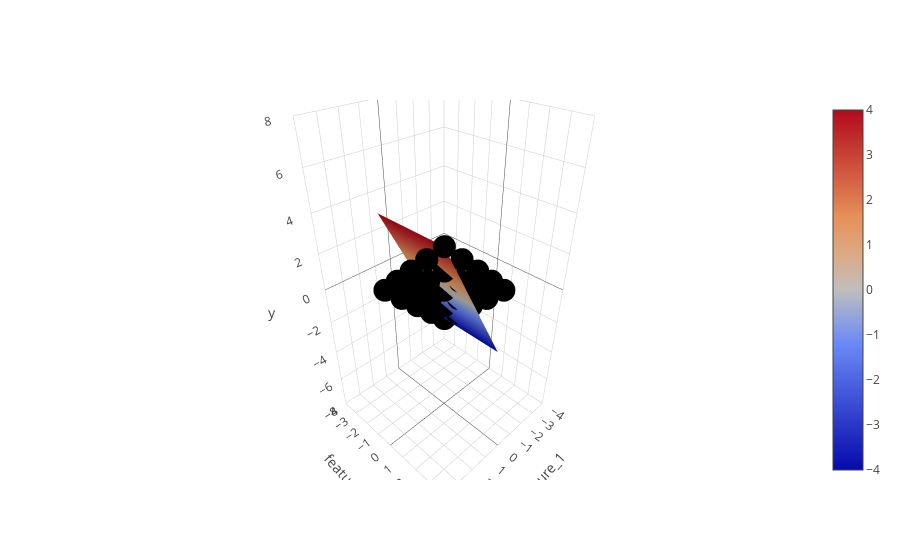

Notebook code cell kept with this figure:
### Code cell
generate_plot(1,1)

### Figure 1 — Plotly figure (JSON) as saved in the notebook; plotly's stock layout.template omitted (floating-point values rounded to 4 significant figures)
{"data": [{"mode": "markers", "type": "scatter3d", "x": [-2, -2, -2, -2, -2, -1, -1, -1, -1, -1, 0, 0, 0, 0, 0, 1, 1, 1, 1, 1, 2, 2, 2, 2, 2], "y": [-2, -1, 0, 1, 2, -2, -1, 0, 1, 2, -2, -1, 0, 1, 2, -2, -1, 0, 1, 2, -2, -1, 0, 1, 2], "z": [-4, -3, -2, -1, 0, -3, -2, -1, 0, 1, -2, -1, 0, 1, 2, -1, 0, 1, 2, 3, 0, 1, 2, 3, 4]}, {"type": "surface", "x": [[-2, -2, -2, -2, -2], [-1, -1, -1, -1, -1], [0, 0, 0, 0, 0], [1, 1, 1, 1, 1], [2, 2, 2, 2, 2]], "y": [[-2, -1, 0, 1, 2], [-2, -1, 0, 1, 2], [-2, -1, 0, 1, 2], [-2, -1, 0, 1, 2], [-2, -1, 0, 1, 2]], "z": [[-4, -4, -4, -4, -4], [-2, -2, -2, -2, -2], [0, 0, 0, 0, 0], [2, 2, 2, 2, 2], [4, 4, 4, 4, 4]]}], "layout": {"scene": {"xaxis": {"range": [-4, 4], "title": {"text": "feature_1"}}, "yaxis": {"range": [-4, 4], "title": {"text": "feature_2"}}, "zaxis": {"range": [-8, 8], "title": {"text": "y"}}}}}
